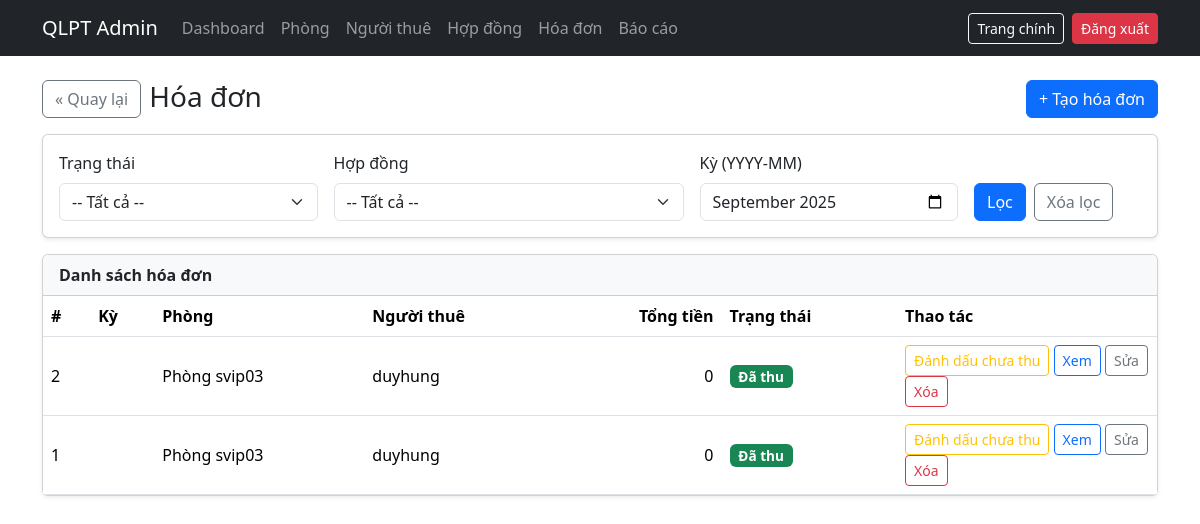
Screenshot of /invoices.php (signed in) with the database file from the repository.
### tables this page shows
CREATE TABLE `invoices` (
  `id` int(11) NOT NULL,
  `contract_id` int(11) NOT NULL,
  `month` char(7) NOT NULL,
  `rent` int(11) NOT NULL DEFAULT 0,
  `electric_kwh` int(11) DEFAULT 0,
  `electric_price` int(11) DEFAULT 0,
  `water_m3` int(11) DEFAULT 0,
  `water_price` int(11) DEFAULT 0,
  `other_fee` int(11) DEFAULT 0,
  `discount` int(11) DEFAULT 0,
  `total` int(11) NOT NULL DEFAULT 0,
  `status` enum('unpaid','paid') DEFAULT 'unpaid',
  `issued_at` timestamp NOT NULL DEFAULT current_timestamp(),
  `paid_at` timestamp NULL DEFAULT NULL,
  `notes` text DEFAULT NULL,
  `amount` int(11) NOT NULL DEFAULT 0,
  `due_date` date DEFAULT NULL,
  `created_at` timestamp NOT NULL DEFAULT current_timestamp(),
  `note` varchar(255) DEFAULT NULL,
  `room_id` int(11) DEFAULT NULL,
  `user_id` int(11) DEFAULT NULL,
  `is_sent` tinyint(1) NOT NULL DEFAULT 0,
  `sent_at` datetime DEFAULT NULL
);

CREATE TABLE `rooms` (
  `id` int(11) NOT NULL,
  `name` varchar(100) NOT NULL,
  `price` int(11) NOT NULL,
  `area` float NOT NULL,
  `address` varchar(255) DEFAULT NULL,
  `deposit` int(11) DEFAULT 0,
  `electric_price` int(11) DEFAULT 0,
  `water_price` int(11) DEFAULT 0,
  `max_people` int(11) DEFAULT 1,
  `floor` int(11) DEFAULT 1,
  `status` enum('empty','reserved','occupied','maintenance') DEFAULT 'empty',
  `description` text DEFAULT NULL,
  `furnished` tinyint(1) DEFAULT 0,
  `ac` tinyint(1) DEFAULT 0,
  `private_bath` tinyint(1) DEFAULT 0,
  `kitchen` tinyint(1) DEFAULT 0,
  `balcony` tinyint(1) DEFAULT 0,
  `parking` tinyint(1) DEFAULT 0,
  `pet_friendly` tinyint(1) DEFAULT 0,
  `internet` tinyint(1) DEFAULT 0,
  `utilities_included` tinyint(1) DEFAULT 0,
  `available_from` date DEFAULT NULL,
  `image` varchar(255) DEFAULT NULL,
  `created_at` timestamp NOT NULL DEFAULT current_timestamp()
);

CREATE TABLE `users` (
  `id` int(11) NOT NULL,
  `username` varchar(50) NOT NULL,
  `password` varchar(255) NOT NULL,
  `role` enum('user','admin') NOT NULL DEFAULT 'user',
  `full_name` varchar(100) DEFAULT NULL,
  `phone` varchar(20) DEFAULT NULL,
  `created_at` timestamp NOT NULL DEFAULT current_timestamp(),
  `gmail` varchar(50) NOT NULL,
  `fullname` varchar(100) DEFAULT NULL,
  `status` enum('pending','active','rejected') NOT NULL DEFAULT 'pending'
);

### functions.php (called while the page is built, shortened)
<?php
require_once __DIR__ . "/config.php";
function q(string $sql, string $types = "", array $params = []) : mysqli_stmt {
  global $conn;
  $stmt = $conn->prepare($sql);
  if ($types && $params) $stmt->bind_param($types, ...$params);
  if (!$stmt->execute()) die("Lỗi execute: ".$stmt->error);
  return $stmt;
}
function get_all(mysqli_stmt $stmt) { $rs = $stmt->get_result(); return $rs? $rs->fetch_all(MYSQLI_ASSOC):[]; }
function esc($s){ return htmlspecialchars((string)$s, ENT_QUOTES|ENT_SUBSTITUTE, 'UTF-8'); }

### invoices.php (the view, shortened to what this page needs)
<?php
require_once __DIR__ . '/../core/auth.php';
require_once __DIR__ . '/../core/functions.php';
$default_back = 'dashboard.php';
$back = $_GET['back'] ?? ($_SERVER['HTTP_REFERER'] ?? $default_back);
$mode = $_GET['mode'] ?? 'list';
$filter_month  = $_GET['month'] ?? '';
$where=[]; $argsT=""; $argsV=[];
$sqlWhere = $where?("WHERE ".implode(" AND ",$where)):"";
$list = get_all(q("
  SELECT i.*, r.name AS room_name, u.username AS user_name
  FROM invoices i
  LEFT JOIN rooms r ON r.id = i.room_id
  LEFT JOIN users u ON u.id = i.user_id
  $sqlWhere
  ORDER BY i.id DESC
",$argsT,$argsV));
$active_contracts = get_all(q("
  SELECT c.id, r.name AS room_name, u.username AS tenant_name
  FROM contracts c
  JOIN rooms r ON r.id = c.room_id
  JOIN users u ON u.id = c.user_id
  WHERE c.status='active'
  ORDER BY r.name ASC, c.id ASC
","",[]));
$edit_invoice = null;
?>
<!doctype html>
<html lang="vi">
<head>
  <link href="https://cdn.jsdelivr.net/npm/bootstrap@5.3.3/dist/css/bootstrap.min.css" rel="stylesheet">
</head>
<body>
<?php include __DIR__ . '/_nav.php'; ?>
<div class="container my-4">
  <div class="d-flex justify-content-between align-items-center mb-3">
    <div class="d-flex gap-2">
      <a class="btn btn-outline-secondary" href="<?=esc($back)?>">« Quay lại</a>
      <h3 class="mb-0">Hóa đơn</h3>
    </div>
    <div>
      <?php if($mode!=='create' && $mode!=='edit'): ?>
        <a class="btn btn-primary" href="invoices.php?mode=create&back=<?=urlencode($back)?>">+ Tạo hóa đơn</a>
      <?php elseif($mode==='create'): ?>
        <a class="btn btn-outline-secondary" href="invoices.php?back=<?=urlencode($back)?>">« Danh sách hóa đơn</a>
      <?php else: ?>
        <a class="btn btn-outline-secondary" href="<?=esc($_GET['back'] ?? 'invoices.php')?>">« Quay lại danh sách</a>
      <?php endif; ?>
    </div>
  </div>
  <?php if ($mode === 'create'): ?>
    <div class="card shadow-sm">
      <div class="card-header bg-primary text-white">Tạo hóa đơn</div>
      <div class="card-body">
        <form method="post">
          <?php csrf_field(); ?>
          <input type="hidden" name="act" value="create_one">
          <input type="hidden" name="back" value="<?=esc($back)?>">
          <div class="row g-3">
            <div class="col-md-6">
              <label class="form-label">Hợp đồng</label>
              <select name="contract_id" class="form-select" required>
                <option value="">-- Chọn hợp đồng --</option>
                <?php foreach($active_contracts as $c): ?>
                  <option value="<?=esc($c['id'])?>">#<?=esc($c['id'])?> • Phòng <?=esc($c['room_name'])?> • <?=esc($c['tenant_name'])?></option>
                <?php endforeach; ?>
              </select>
              <div class="form-text">Chọn hợp đồng để tự điền số tiền nếu bạn để 0.</div>
            </div>
            <div class="col-md-6">
              <label class="form-label">Kỳ (YYYY-MM)</label>
              <input type="month" name="month" class="form-control" value="<?=date('Y-m')?>">
            </div>
            <div class="col-md-6">
              <label class="form-label">Số tiền (đ)</label>
              <input type="number" name="amount" value="0" class="form-control" min="0">
            </div>
            <div class="col-md-6">
              <label class="form-label">Trạng thái</label>
              <select name="status" class="form-select">
                <option value="unpaid">Chưa thu</option>
                <option value="paid">Đã thu</option>
              </select>
            </div>
            <div class="col-md-6">
              <label class="form-label">Hạn thanh toán</label>
              <input type="date" name="due_date" class="form-control" value="<?=date('Y-m-d', strtotime('first day of next month'))?>">
            </div>
            <div class="col-md-6">
              <label class="form-label">Ghi chú</label>
              <input name="note" class="form-control" placeholder="Ví dụ: Tháng <?=date('m/Y')?>, thêm phí...">
            </div>
          </div>
          <div class="mt-3">
            <button class="btn btn-primary">Tạo hóa đơn</button>
            <a class="btn btn-outline-secondary" href="invoices.php?back=<?=urlencode($back)?>">Hủy</a>
          </div>
        </form>
      </div>
    </div>
  <?php else: ?>
    <form class="card card-body shadow-sm mb-3" method="get">
      <div class="row g-3">
        <div class="col-sm-3">
          <label class="form-label">Trạng thái</label>
          <select name="status" class="form-select">
            <option value="">-- Tất cả --</option>
          </select>
        </div>
        <div class="col-sm-4">
          <label class="form-label">Hợp đồng</label>
          <select name="contract_id" class="form-select">
            <option value="0">-- Tất cả --</option>
          </select>
        </div>
        <div class="col-sm-3">
          <label class="form-label">Kỳ (YYYY-MM)</label>
          <input type="month" name="month" class="form-control" value="<?=esc($filter_month ?: date('Y-m'))?>">
        </div>
        <div class="col-sm-2 d-flex align-items-end">
          <button class="btn btn-primary me-2">Lọc</button>
          <a class="btn btn-outline-secondary" href="invoices.php?back=<?=urlencode($back)?>">Xóa lọc</a>
        </div>
      </div>
    </form>
    <div class="card shadow-sm">
      <div class="card-header bg-light"><strong>Danh sách hóa đơn</strong></div>
      <div class="table-responsive">
        <table class="table table-hover mb-0 align-middle">
          <thead>
            <tr>
              <th>#</th>
              <th>Kỳ</th>
              <th>Phòng</th>
              <th>Người thuê</th>
              <th class="text-end">Tổng tiền</th>
              <th>Trạng thái</th>
              <th style="width:260px">Thao tác</th>
            </tr>
          </thead>
          <tbody>
          <?php if(empty($list)): ?>
            <tr><td colspan="7" class="text-center text-muted py-4">Chưa có hóa đơn nào.</td></tr>
          <?php else: foreach($list as $r): $currUrl = $_SERVER['REQUEST_URI']; ?>
            <tr>
              <td><?=esc($r['id'])?></td>
              <td><span class="badge bg-secondary-subtle text-dark border"><?=esc($r['month'])?></span></td>
              <td><?=esc($r['room_name'] ?? ('#'.$r['room_id']))?></td>
              <td><?=esc($r['user_name'] ?? ('#'.$r['user_id']))?></td>
              <td class="text-end"><?=number_format((int)$r['total'])?></td>
              <td>
                <?php if($r['status']==='paid'): ?>
                  <span class="badge bg-success badge-status">Đã thu</span>
                <?php else: ?>
                  <span class="badge bg-warning text-dark badge-status">Chưa thu</span>
                <?php endif; ?>
              </td>
              <td>
                <form class="d-inline" method="post">
                  <button class="btn btn-sm <?= $r['status']==='paid' ? 'btn-outline-warning':'btn-success' ?>">
                    <?= $r['status']==='paid' ? 'Đánh dấu chưa thu':'Đánh dấu đã thu' ?>
                  </button>
                </form>
                <a class="btn btn-sm btn-outline-primary" href="print_report.php?invoice_id=<?=esc($r['id'])?>" target="_blank">Xem</a>
                <a class="btn btn-sm btn-outline-secondary" href="invoices.php?mode=edit&id=<?=esc($r['id'])?>&back=<?=urlencode($currUrl)?>">
                  Sửa
                </a>
                <form class="d-inline" method="post" onsubmit="return confirm('Xóa hóa đơn #<?=esc($r['id'])?>?');">
                  <button class="btn btn-sm btn-outline-danger">Xóa</button>
                </form>
              </td>
            </tr>
          <?php endforeach; endif; ?>
          </tbody>
        </table>
      </div>
    </div>
  <?php endif; ?>
</div>
</body>
</html>

### invoices.php (style rules this page uses)
.table thead th { white-space:nowrap }
.badge-status { font-size:.85rem }

### rows the page displays
invoices: id "2", room.name "Phòng svip03", user.username "duyhung", total "0", status "Đã thu"
invoices: id "1", room.name "Phòng svip03", user.username "duyhung", total "0", status "Đã thu"
